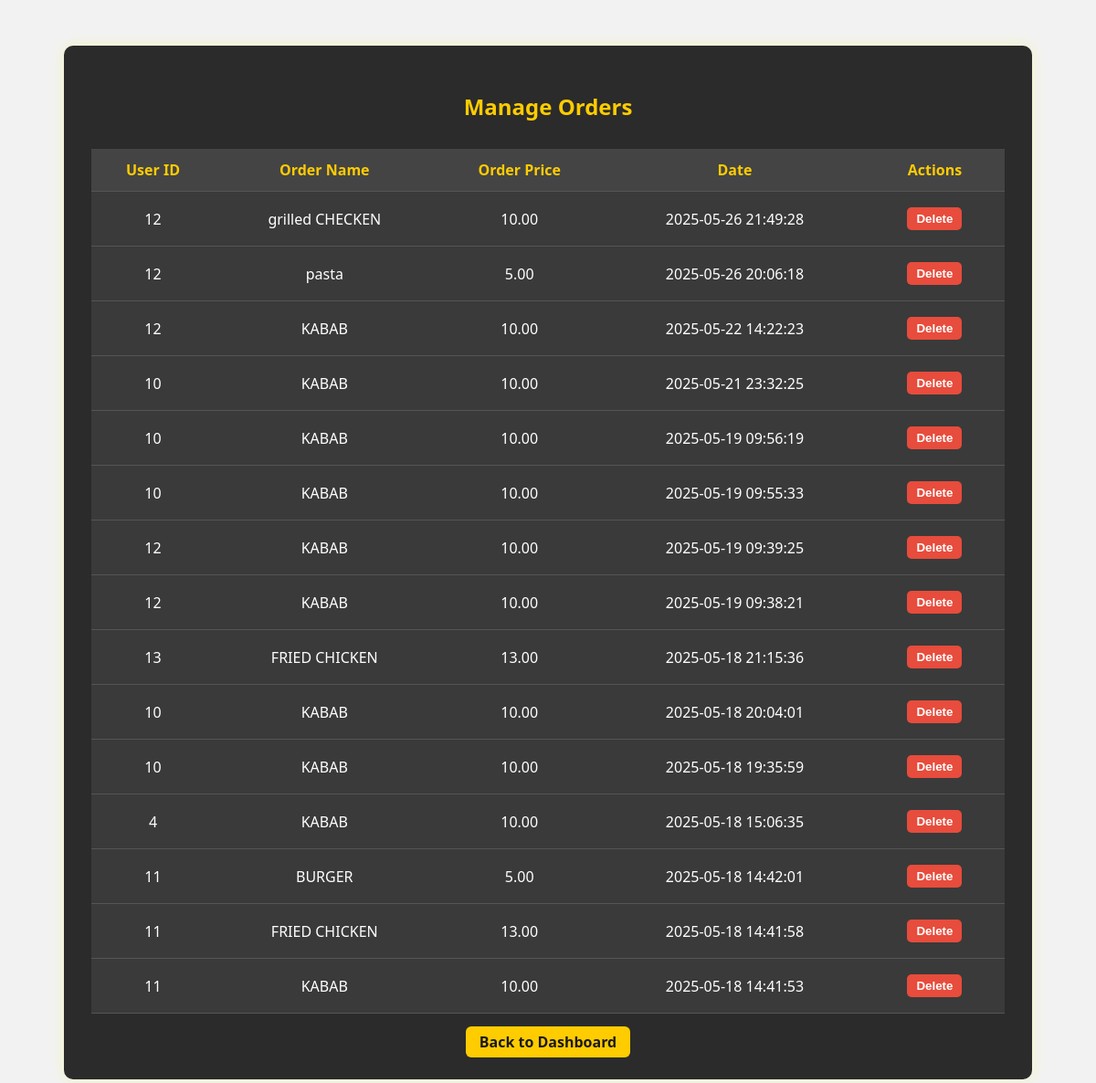
The app's page /orders.php (signed in) with its own data.
### tables this page shows
CREATE TABLE `orders` (
  `id` int(11) NOT NULL,
  `item_name` varchar(255) NOT NULL,
  `item_description` text DEFAULT NULL,
  `item_price` decimal(10,2) DEFAULT NULL,
  `order_time` datetime DEFAULT current_timestamp(),
  `user_id` int(11) NOT NULL
);

### orders.php (the view, shortened to what this page needs)
<?php
include 'config.php';
$result = $conn->query("SELECT * FROM orders ORDER BY order_time DESC");
?>
<!DOCTYPE html>
<html lang="en">
<head>
</head>
<body>
<div class="container">
    <h2>Manage Orders</h2>
    <table>
        <thead>
            <tr>
                <th>User ID</th>
                <th>Order Name</th>
                <th>Order Price</th>
                <th>Date</th>
                <th>Actions</th>
            </tr>
        </thead>
        <tbody>
            <?php if ($result && $result->num_rows > 0): ?>
                <?php while($row = $result->fetch_assoc()): ?>
                    <tr>
                        <td><?= htmlspecialchars($row['user_id']) ?></td>
                        <td><?= htmlspecialchars($row['item_name']) ?></td>
                        <td><?= htmlspecialchars($row['item_price']) ?></td>
                        <td><?= htmlspecialchars($row['order_time']) ?></td>
                        <td class="actions">
                            <form method="POST" class="inline" onsubmit="return confirm('Are you sure you want to delete this order?');">
                                <button type="submit" class="delete-btn">Delete</button>
                            </form>
                        </td>
                    </tr>
                <?php endwhile; ?>
            <?php else: ?>
                <tr><td colspan="5">No orders found.</td></tr>
            <?php endif; ?>
        </tbody>
    </table>
    <div class="back">
        <a href="dashboard.php" class="btn">Back to Dashboard</a>
    </div>
</div>
</body>
</html>

### orders.php (style rules this page uses)
body { font-family: 'Segoe UI', Tahoma, Geneva, Verdana, sans-serif; direction: ltr; background-color: #f2f2f2; color: #f4f4f4; margin: 0; padding: 0; }
.container { max-width: 1000px; margin: 50px auto; background-color: #2b2b2b; padding: 30px; border-radius: 10px; box-shadow: 0 0 15px rgba(255, 255, 0, 0.2); }
h2 { text-align: center; color: #ffcc00; margin-bottom: 30px; }
table { width: 100%; border-collapse: collapse; background-color: #3a3a3a; color: #fff; }
th, td { padding: 12px; text-align: center; border-bottom: 1px solid #555; }
th { background-color: #444; color: #ffcc00; }
.btn { padding: 6px 15px; background-color: #ffcc00; color: #1a1a1a; text-decoration: none; border-radius: 6px; font-weight: bold; transition: background-color 0.3s; margin: 5px 5px; }
.actions { display: flex; justify-content: center; }
button { padding: 5px 10px; margin-top: 15px; margin-bottom: 15px; border: none; border-radius: 5px; cursor: pointer; font-weight: bold; margin: 5px 5px; }
.delete-btn { background-color: #e74c3c; color: white; }
form.inline { display: inline; }
.back { text-align: center; margin-top: 20px; }

### records on screen
orders: user "12", item_name "grilled CHECKEN", item_price "10.00", order_time "2025-05-26 21:49:28"
orders: user "12", item_name "pasta", item_price "5.00", order_time "2025-05-26 20:06:18"
orders: user "12", item_name "KABAB", item_price "10.00", order_time "2025-05-22 14:22:23"
orders: user "10", item_name "KABAB", item_price "10.00", order_time "2025-05-21 23:32:25"
orders: user "10", item_name "KABAB", item_price "10.00", order_time "2025-05-19 09:56:19"
orders: user "10", item_name "KABAB", item_price "10.00", order_time "2025-05-19 09:55:33"
orders: user "12", item_name "KABAB", item_price "10.00", order_time "2025-05-19 09:39:25"
orders: user "12", item_name "KABAB", item_price "10.00", order_time "2025-05-19 09:38:21"
orders: user "13", item_name "FRIED CHICKEN", item_price "13.00", order_time "2025-05-18 21:15:36"
orders: user "10", item_name "KABAB", item_price "10.00", order_time "2025-05-18 20:04:01"
orders: user "10", item_name "KABAB", item_price "10.00", order_time "2025-05-18 19:35:59"
orders: user "4", item_name "KABAB", item_price "10.00", order_time "2025-05-18 15:06:35"
orders: user "11", item_name "BURGER", item_price "5.00", order_time "2025-05-18 14:42:01"
orders: user "11", item_name "FRIED CHICKEN", item_price "13.00", order_time "2025-05-18 14:41:58"
orders: user "11", item_name "KABAB", item_price "10.00", order_time "2025-05-18 14:41:53"
